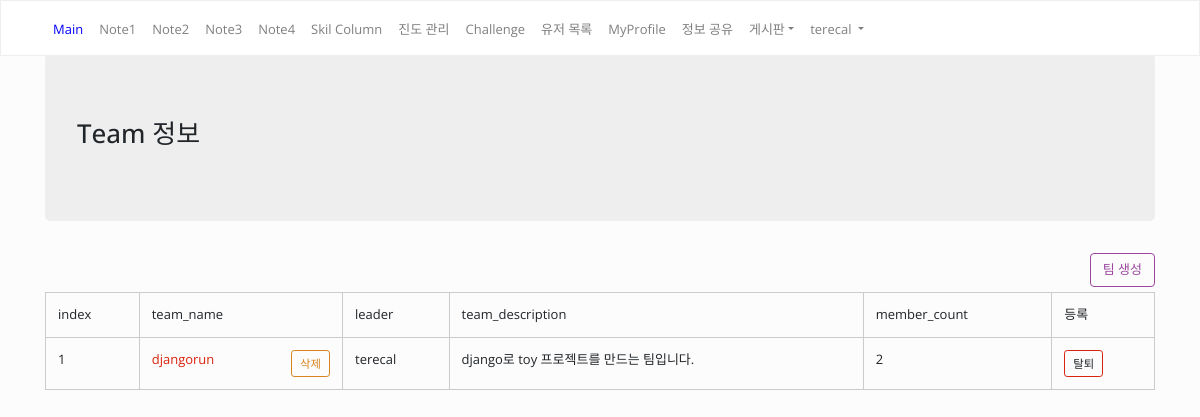
The page /todo/team_info_list/ (signed in) on the database its author committed.
### todo/models.py (models this page shows)
class TeamInfo(models.Model):
    leader = models.ForeignKey(User, on_delete=models.CASCADE)
    team_name = models.CharField(max_length=50, unique=True)
    team_description = models.TextField(blank=True)
    member_count = models.IntegerField(default=1)
    def __str__(self):
        return self.team_name

### todo/views.py (the view)
# urls.py: path('team_info_list/', views.TeamInfoListView.as_view() , name="TeamInfoListView"),
class TeamInfoListView(LoginRequiredMixin,ListView):
    model = TeamInfo
    paginate_by = 20
    def get_context_data(self, *, object_list=None, **kwargs):
        context = super(type(self), self).get_context_data(**kwargs)
        myteam=TeamMember.objects.filter(member=self.request.user)
        if myteam.exists():
            myteam=TeamMember.objects.get(member=self.request.user).team
            print("myteam : ", myteam)
        context['myteam']= myteam
        return context

### todo/templates/todo/teaminfo_list.html (shortened to what this page needs)
{% extends "layout.html" %}
{%block content4 %}
<div class="jumbotron">
    <h2>Team 정보</h2>
</div>
<a href="{% url "todo:create_team_info" %}" class="btn btn-outline-warning float-right">팀 생성</a>
<br><br>
<table class="table table-bordered" id="todo_list">
    <tr>
        <td>index</td>
        <td>team_name</td>
        <td>leader</td>
        <td>team_description</td>
        <td>member_count</td>
        <td>등록</td>
    </tr>
    {% if object_list.exists %}
        {% for p in object_list %}
            <tr>
                <td>
                    {{ forloop.counter }}
                </td>
                <td>
                    <a href="{% url "todo:team_member_list" p.id %}">
                        {{ p.team_name }}
                    </a>
                    {% if p.leader == request.user %}
                        <a href = "" class="btn btn-outline-danger btn-sm float-right btn-sm team_info_delete_button" data-id={{p.id}} data-user={{request.user}}>삭제</a>
                    {% endif %}
                </td>
                <td id="team_laeder">
                    {{ p.leader }}
                </td>
                <td>
                    {{ p.team_description }}
                </td>
                <td id=m_count_{{p.id}}>
                    {{ p.member_count }}
                </td>
                <td>
                    {% if p.team_name == myteam.team_name %}
                        <a class="btn btn-outline-primary btn-sm withdrawl_team_button" data-team_id = {{p.id}} data-user_id={{request.user.id}} >탈퇴</a>
                    {% else %}
                        <a class="btn btn-outline-info btn-sm team_register_button" data-team_id = {{p.id}} data-user_id={{request.user.id}} >가입</a>
                    {% endif %}
                </td>
            </tr>
        {% endfor %}
    {% else %}
        <tr>
            <td colspan="6">
                <h4>아직 등록된 팀이 없습니다.</h4>
            </td>
        </tr>
    {% endif %}
</table>
{% endblock %}

### reservation_app/templates/layout.html (shortened to what this page needs)
<!DOCTYPE html>
{% load static %}
<html lang="en">
<head>
	<link rel="stylesheet" href="{% static 'bootstrap/bootstrap.css' %}" media="screen">
	<link rel="stylesheet" href="{% static '_assets/css/custom.min.css' %}">
</head>
<body>
<div class="navbar navbar-expand-sm fixed-top navbar-light bg-light" id="navbar" style="margin-bottom:4px;">
	<div class="container">
	<ul class="navbar-nav">
		<li class="nav-item">
			<a class="nav-link" href="http://www.skilnote-for-react-native.shop">
				<p style="color:blue">Main</p>
			</a>
		</li>
		<li class="nav-item">
			<a class="nav-link" href="{% url 'wm:my_shortcut_list' %}">Note1</a>
		</li>
		<li class="nav-item">
			<a class="nav-link" href="{% url 'skilnote2:my_shortcut_list' %}">Note2</a>
		</li>
		<li class="nav-item">
			<a class="nav-link" href="{% url 'skilnote3:my_shortcut_list' %}">Note3</a>
		</li>
		<li class="nav-item">
			<a class="nav-link" href="{% url 'skilnote4:my_shortcut_list' %}">Note4</a>
		</li>
		<li class="nav-item">
			<a class="nav-link" href="{% url 'skilblog:SkilBlogTitleList' %}">Skil Column</a>
		</li>
		<li class="nav-item">
			<a class="nav-link" href="{% url 'pd:private_task_list' %}"> 진도 관리 </a>
		</li>
		<li class="nav-item">
			<a class="nav-link" href="{% url 'challenge:challenge_subject_list'  %}">Challenge</a>
		</li>
		<li class="nav-item">
			<a class="nav-link" href="{% url 'wm:user_list_for_memo' %}">유저 목록</a>
		</li>
		<li class="nav-item">
			<a class="nav-link" href="{% url 'accounts2:my_profile_information_view' %}">MyProfile</a>
		</li>
		<li class="nav-item">
			<a class="nav-link" href="{% url 'blog:post_list' %}"> 정보 공유 </a>
		</li>
		<li class="nav-item dropdown">
			<a class="nav-link dropdown-toggle" data-toggle="dropdown" href="#" id="download" aria-expanded="false">게시판</a>
		</li>
		{% if user.is_authenticated %}
		<li class="nav-item dropdown">
			<a class="nav-link dropdown-toggle" data-toggle="dropdown" href="#" id="download">{{ user }} </a>
		</li>
		{% endif %}
	</ul>
	</div>
</div>
<div class="container">
	<div class="row">
		<div class="col-md-12 col-sm-12" id="main-div">
			{% block content4 %} {% endblock %}
		</div>
	</div>
</div>
{% load socialaccount %}
</body>
</html>

### rows shown on the page
TeamInfo: team_name "djangorun", leader "terecal", team_description "django로 toy 프로젝트를 만드는 팀입니다.", member_count "2"

### other values the page prints
{{ user }} "terecal"
